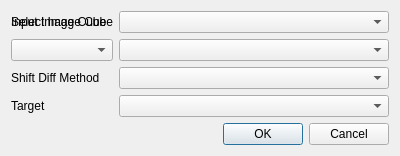
<?xml version="1.0" encoding="UTF-8"?>
<ui version="4.0">
 <class>MTMF_Dialog</class>
 <widget class="QDialog" name="MTMF_Dialog">
  <property name="geometry">
   <rect>
    <x>0</x>
    <y>0</y>
    <width>400</width>
    <height>141</height>
   </rect>
  </property>
  <property name="windowTitle">
   <string>Mixture Tuned Match Filter Dialog</string>
  </property>
  <layout class="QGridLayout" name="gridLayout">
   <item row="5" column="2">
    <widget class="QDialogButtonBox" name="buttonBox">
     <property name="orientation">
      <enum>Qt::Horizontal</enum>
     </property>
     <property name="standardButtons">
      <set>QDialogButtonBox::Cancel|QDialogButtonBox::Ok</set>
     </property>
    </widget>
   </item>
   <item row="2" column="2">
    <widget class="QComboBox" name="cbox_noise_method_val"/>
   </item>
   <item row="4" column="0">
    <widget class="QLabel" name="lbl_target">
     <property name="text">
      <string>Target</string>
     </property>
    </widget>
   </item>
   <item row="2" column="0">
    <widget class="QComboBox" name="cbox_noise_method_type"/>
   </item>
   <item row="0" column="2">
    <widget class="QComboBox" name="cbox_input"/>
   </item>
   <item row="0" column="0">
    <widget class="QLabel" name="lbl_input_type">
     <property name="text">
      <string>Select Image Cube</string>
     </property>
    </widget>
   </item>
   <item row="4" column="2">
    <widget class="QComboBox" name="cbox_target"/>
   </item>
   <item row="3" column="0">
    <widget class="QLabel" name="lbl_noise_method_extra">
     <property name="text">
      <string>Shift Diff Method</string>
     </property>
    </widget>
   </item>
   <item row="3" column="2">
    <widget class="QComboBox" name="cbox_shift_diff_method"/>
   </item>
   <item row="0" column="0">
    <widget class="QLabel" name="label">
     <property name="text">
      <string>Input Image Cube</string>
     </property>
    </widget>
   </item>
  </layout>
 </widget>
 <resources/>
 <connections>
  <connection>
   <sender>buttonBox</sender>
   <signal>accepted()</signal>
   <receiver>MTMF_Dialog</receiver>
   <slot>accept()</slot>
   <hints>
    <hint type="sourcelabel">
     <x>248</x>
     <y>254</y>
    </hint>
    <hint type="destinationlabel">
     <x>157</x>
     <y>274</y>
    </hint>
   </hints>
  </connection>
  <connection>
   <sender>buttonBox</sender>
   <signal>rejected()</signal>
   <receiver>MTMF_Dialog</receiver>
   <slot>reject()</slot>
   <hints>
    <hint type="sourcelabel">
     <x>316</x>
     <y>260</y>
    </hint>
    <hint type="destinationlabel">
     <x>286</x>
     <y>274</y>
    </hint>
   </hints>
  </connection>
 </connections>
</ui>
